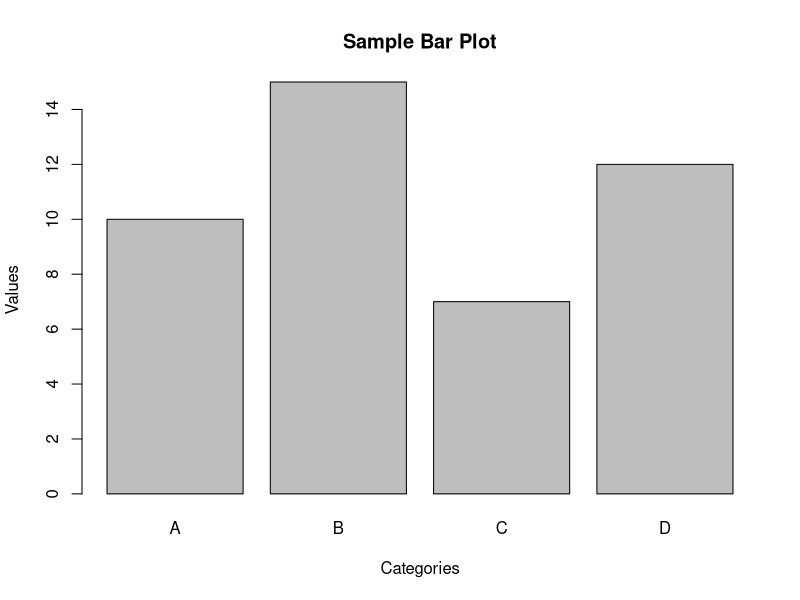
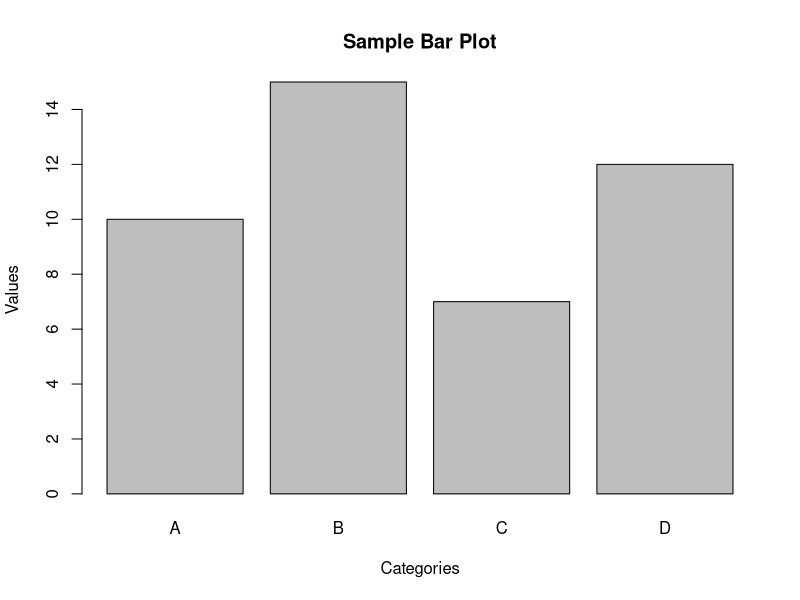

The R source for these figures, in order:
# R script to create a bar plot and save it

# Define data
categories <- c("A", "B", "C", "D")
values <- c(10, 15, 7, 12)

# Create the bar plot
barplot(values, names.arg = categories, main = "Sample Bar Plot", xlab = "Categories", ylab = "Values")

# Save the plot as a PNG file
png("bar_plot.png")
barplot(values, names.arg = categories, main = "Sample Bar Plot", xlab = "Categories", ylab = "Values")
dev.off()

cat("Bar plot created and saved as bar_plot.png\n")
